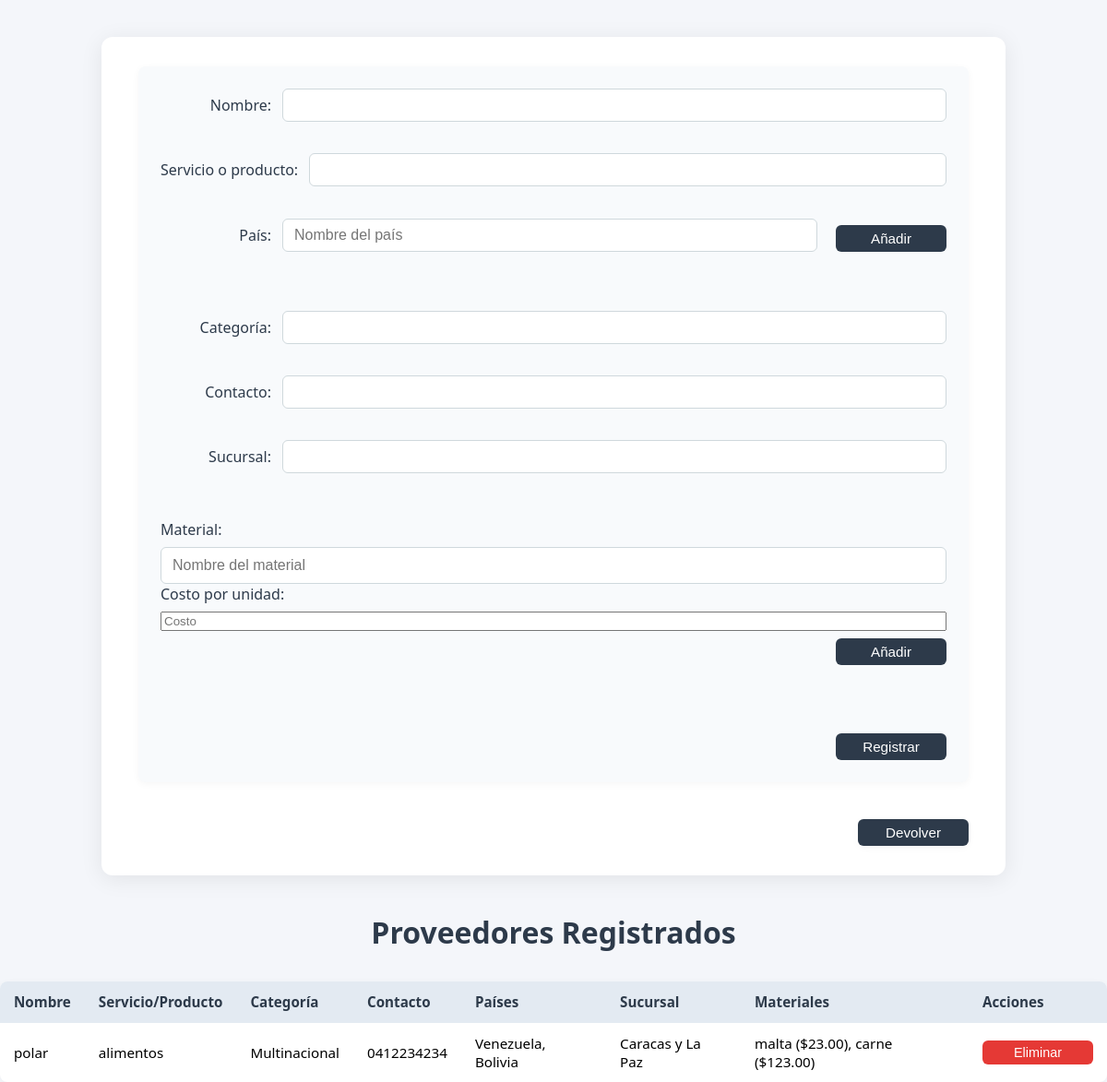
Screenshot of /proveedores/ with the database file from the repository.
### compras/models.py (models this page shows, shortened)
class Proveedores(models.Model):
    name = models.CharField(max_length=100)
    service_or_product = models.CharField(max_length=100)
    categorie = models.CharField(max_length=100)
    contact = models.CharField(max_length=100)
    countries = models.ManyToManyField(Paises)
    sucursal = models.CharField(max_length=100)
    materiales = models.ManyToManyField(Material, through='ProveedorMaterial')

class Paises(models.Model):
    nombre = models.CharField(max_length=100)

class ProveedorMaterial(models.Model):
    proveedor = models.ForeignKey('Proveedores', on_delete=models.CASCADE)
    material = models.ForeignKey(Material, on_delete=models.CASCADE)
    costo_unidad = models.DecimalField(max_digits=10, decimal_places=2)
    class Meta:
        unique_together = ('proveedor', 'material')

class Material(models.Model):
    nombre = models.CharField(max_length=100)

### compras/views.py (the view)
# urls.py: path('proveedores/', proveedores_view, name='proveedores'),
@csrf_protect
def proveedores_view(request):
    import json
    from .models import ProveedorMaterial, Material, Paises
    if request.method == 'POST':
        form = ProveedorForm(request.POST)
        materiales_json = request.POST.get('materiales_json', '[]')
        materiales_data = json.loads(materiales_json)  # lista de {nombre, costo}
        paises_json = request.POST.get('paises_json', '[]')
        paises_nombres = json.loads(paises_json)
        if form.is_valid():
            proveedor = form.save(commit=False)
            proveedor.save()
            proveedor.materiales.clear()
            for mat in materiales_data:
                nombre = mat.get('nombre')
                costo = mat.get('costo')
                if nombre and costo is not None:
                    material_obj, _ = Material.objects.get_or_create(nombre=nombre)
                    ProveedorMaterial.objects.create(
                        proveedor=proveedor,
                        material=material_obj,
                        costo_unidad=costo
                    )
            paises_objs = [Paises.objects.get_or_create(nombre=nombre)[0] for nombre in paises_nombres]
            proveedor.countries.set(paises_objs)
            return redirect('proveedores')
    else:
        form = ProveedorForm()
    proveedores = Proveedores.objects.all()
    return render(request, 'proveedores.html', {'form': form, 'proveedores': proveedores})

### compras/forms.py
class ProveedorForm(forms.ModelForm):
    class Meta:
        model = Proveedores
        fields = ['name', 'service_or_product', 'categorie', 'contact', 'sucursal']

### compras/templates/proveedores.html (shortened to what this page needs)
{% load static %}
<!DOCTYPE html>
<html lang="es">
<head>
    <link rel="stylesheet" href="{% static 'styles/styles_compras.css' %}">
    <link rel="stylesheet" href="{% static 'styles/proveedores.css' %}">
    <div class="container-proveedores">
        <form method="post" id="proveedor-form">
            <div class="form-row">
                <label for="id_name">Nombre:</label>
                {{ form.name }}
            </div>
            <div class="form-row">
                <label for="id_service_or_product">Servicio o producto:</label>
                {{ form.service_or_product }}
            </div>
            <div class="form-row">
                <label for="pais-input">País:</label>
                <input type="text" id="pais-input" placeholder="Nombre del país">
                <button type="button" onclick="addPais()">Añadir</button>
            </div>
            <div class="form-row">
                <label for="id_categorie">Categoría:</label>
                {{ form.categorie }}
            </div>
            <div class="form-row">
                <label for="id_contact">Contacto:</label>
                {{ form.contact }}
            </div>
            <div class="form-row">
                <label for="id_sucursal">Sucursal:</label>
                {{ form.sucursal }}
            </div>
            <p>
                <label for="material-input">Material:</label>
                <input type="text" id="material-input" placeholder="Nombre del material">
                <label for="costo-material-input">Costo por unidad:</label>
                <input type="number" id="costo-material-input" placeholder="Costo" min="0" step="0.01">
                <button type="button" onclick="addMaterial()">Añadir</button>
            </p>
            <button type="submit">Registrar</button>
        </form>
        <div style="display: flex; justify-content: flex-end; margin-bottom: 0;">
            <button type="button" onclick="window.location.href='{% url 'dashboard' %}'" class="btn-devolver">Devolver</button>
        </div>
    </div>
    <h2>Proveedores Registrados</h2>
    <table>
        <thead>
            <tr>
                <th>Nombre</th>
                <th>Servicio/Producto</th>
                <th>Categoría</th>
                <th>Contacto</th>
                <th>Países</th>
                <th>Sucursal</th>
                <th>Materiales</th>
                <th>Acciones</th>
            </tr>
        </thead>
    <tbody id="proveedores-table-body">
            {% for proveedor in proveedores %}
            <tr>
                <td>{{ proveedor.name }}</td>
                <td>{{ proveedor.service_or_product }}</td>
                <td>{{ proveedor.categorie }}</td>
                <td>{{ proveedor.contact }}</td>
                <td>
                    {% with paises=proveedor.countries.all %}
                        {% if paises|length > 0 %}
                            {% for pais in paises %}
                                {{ pais.nombre|default:'---' }}{% if not forloop.last %}, {% endif %}
                            {% endfor %}
                        {% else %}
                            ---
                        {% endif %}
                    {% endwith %}
                </td>
                <td>{{ proveedor.sucursal }}</td>
                <td>
                    {% for pm in proveedor.proveedormaterial_set.all %}
                        {{ pm.material.nombre }} (${{ pm.costo_unidad }}){% if not forloop.last %}, {% endif %}
                    {% endfor %}
                </td>
                <td>
                    <form method="post" action="{% url 'eliminar_proveedor' %}" style="display:inline;">
                        <button type="submit">Eliminar</button>
                    </form>
                </td>
            </tr>
            {% endfor %}
        </tbody>
    </table>
</body>
</html>

### compras/static/styles/proveedores.css (style rules this page uses)
.container-proveedores { max-width: 900px; margin: 40px auto; background: #fff; border-radius: 12px; box-shadow: 0 4px 24px rgba(0,0,0,0.08); padding: 32px 40px; }
h2 { text-align: center; font-size: 2rem; color: #2d3a4a; margin-bottom: 24px; font-weight: 600; }
form#proveedor-form { display: flex; flex-direction: column; gap: 20px; background: #f8fafc; border-radius: 8px; padding: 24px; box-shadow: 0 2px 8px rgba(0,0,0,0.04); margin-bottom: 32px; }
.form-row { display: flex; align-items: center; gap: 12px; margin-bottom: 14px; }
.form-row label { min-width: 120px; font-weight: 500; color: #2d3a4a; margin-bottom: 0; text-align: right; }
.form-row input[type="text"], .form-row input[type="number"], .form-row select { flex: 1 1 220px; padding: 8px 12px; border: 1px solid #cfd8dc; border-radius: 6px; font-size: 1rem; background: #fff; box-sizing: border-box; }
.form-row button[type="button"] { margin-left: 8px; }
form label { font-weight: 500; color: #2d3a4a; margin-bottom: 8px; display: block; }
input[type="text"], select { width: 100%; padding: 10px 12px; border: 1px solid #cfd8dc; border-radius: 6px; font-size: 1rem; background: #fff; box-sizing: border-box; }
button[type="submit"], button[type="button"], .btn-devolver { background: #2d3a4a; color: #fff; border: none; border-radius: 6px; padding: 6px 14px; font-size: 0.95rem; cursor: pointer; transition: background 0.2s; margin-top: 8px; width: 120px; display: block; margin-left: auto; margin-right: 0; }
form#proveedor-form button[type="submit"] { padding: 8px 18px; padding: 6px 14px; font-size: 0.95rem; width: auto; width: 120px; display: block; margin-left: auto; margin-right: 0; width: 120px; display: block; margin-left: auto; margin-right: 0; }
form[action] button[type="submit"] { padding: 5px 12px; font-size: 0.9rem; background: #e53935; color: #fff; border-radius: 6px; margin: 0; transition: background 0.2s; }
form#proveedor-form p:has(#pais-input), form#proveedor-form p:has(#material-input) { grid-column: span 1; display: flex; flex-direction: column; }
table { width: 100%; border-collapse: collapse; background: #fff; border-radius: 8px; box-shadow: 0 2px 8px rgba(0,0,0,0.04); overflow: hidden; margin-top: 32px; }
th, td { padding: 12px 15px; text-align: left; border-bottom: 1px solid #e3eaf2; font-size: 0.95rem; }
th { background: #e3eaf2; color: #2d3a4a; font-weight: 600; }
tr:last-child td { border-bottom: none; }
.btn-devolver { background: #607d8b; color: #fff; border-radius: 6px; padding: 10px 20px; font-size: 1rem; font-weight: 500; box-shadow: 0 2px 8px rgba(0,0,0,0.04); margin-top: 20px; align-self: flex-end; }

### rows the page displays
Proveedores: name "polar", service_or_product "alimentos", categorie "Multinacional", contact "0412234234", sucursal "Caracas y La Paz"
Paises: nombre "Venezuela"
Paises: nombre "Bolivia"
ProveedorMaterial: material.nombre "malta", costo_unidad "23.00"
ProveedorMaterial: material.nombre "carne", costo_unidad "123.00"
